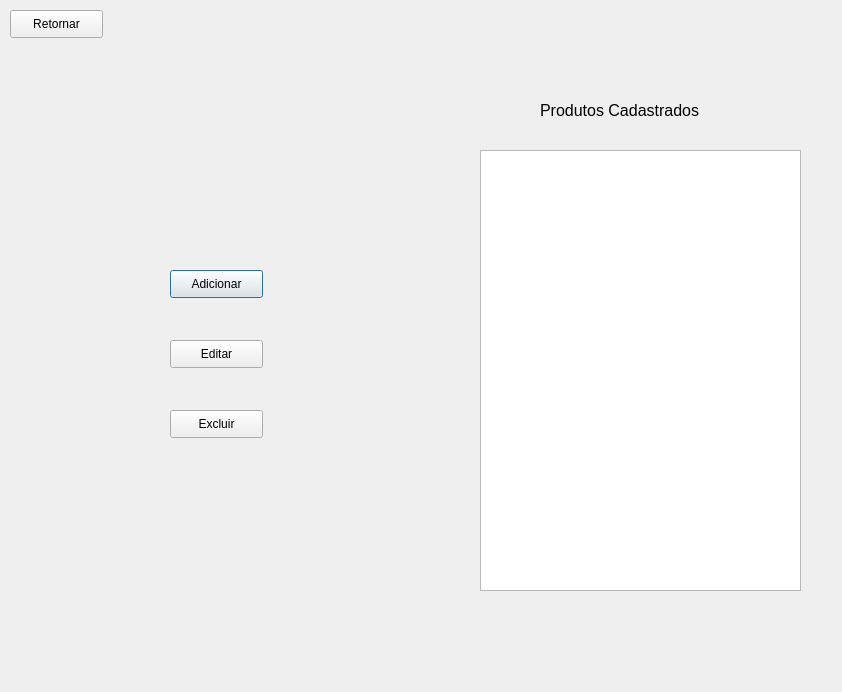
<?xml version="1.0" encoding="UTF-8"?>
<ui version="4.0">
 <class>Dialog</class>
 <widget class="QDialog" name="Dialog">
  <property name="geometry">
   <rect>
    <x>0</x>
    <y>0</y>
    <width>842</width>
    <height>692</height>
   </rect>
  </property>
  <property name="windowTitle">
   <string>Dialog</string>
  </property>
  <widget class="QTableView" name="tableView">
   <property name="geometry">
    <rect>
     <x>480</x>
     <y>150</y>
     <width>321</width>
     <height>441</height>
    </rect>
   </property>
  </widget>
  <widget class="QLabel" name="label">
   <property name="geometry">
    <rect>
     <x>540</x>
     <y>100</y>
     <width>201</width>
     <height>20</height>
    </rect>
   </property>
   <property name="font">
    <font>
     <pointsize>12</pointsize>
    </font>
   </property>
   <property name="text">
    <string>Produtos Cadastrados</string>
   </property>
  </widget>
  <widget class="QPushButton" name="pushButton">
   <property name="geometry">
    <rect>
     <x>170</x>
     <y>270</y>
     <width>93</width>
     <height>28</height>
    </rect>
   </property>
   <property name="text">
    <string>Adicionar</string>
   </property>
  </widget>
  <widget class="QPushButton" name="pushButton_2">
   <property name="geometry">
    <rect>
     <x>170</x>
     <y>340</y>
     <width>93</width>
     <height>28</height>
    </rect>
   </property>
   <property name="text">
    <string>Editar</string>
   </property>
  </widget>
  <widget class="QPushButton" name="pushButton_3">
   <property name="geometry">
    <rect>
     <x>170</x>
     <y>410</y>
     <width>93</width>
     <height>28</height>
    </rect>
   </property>
   <property name="text">
    <string>Excluir</string>
   </property>
  </widget>
  <widget class="QPushButton" name="pushButton_4">
   <property name="geometry">
    <rect>
     <x>10</x>
     <y>10</y>
     <width>93</width>
     <height>28</height>
    </rect>
   </property>
   <property name="text">
    <string>Retornar</string>
   </property>
  </widget>
 </widget>
 <resources/>
 <connections/>
</ui>
